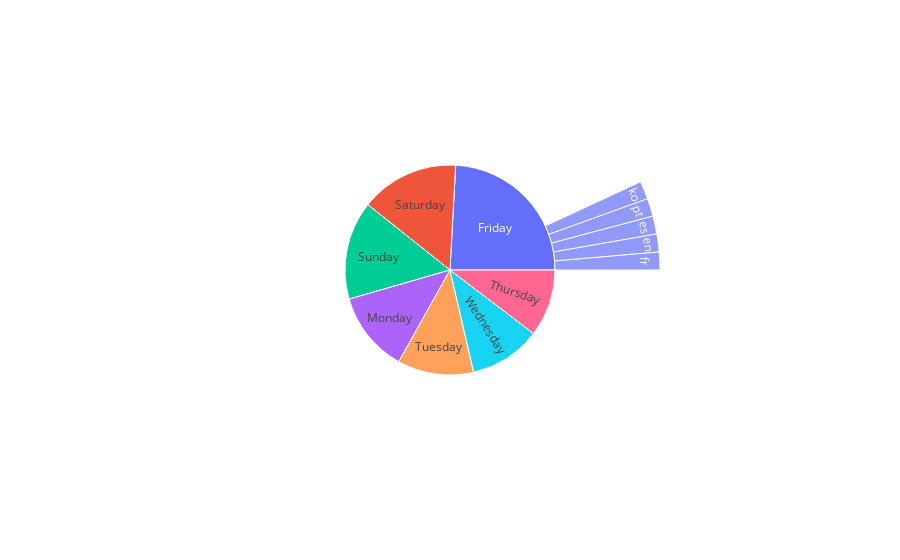

Here is the notebook cell this chart was saved with:
### Code cell
fig = px.sunburst(
    data,
    names='days',
    parents='parent',
    values='value',
)
fig.show()

### Figure 1 — Plotly figure (JSON) as saved in the notebook; plotly's stock layout.template omitted (floating-point values rounded to 4 significant figures)
{"data": [{"domain": {"x": [0, 1], "y": [0, 1]}, "hovertemplate": "days=%{label}<br>value=%{value}<br>parent=%{parent}<extra></extra>", "labels": ["Monday", "Tuesday", "Wednesday", "Thursday", "Friday", "Saturday", "Sunday", "fr", "en", "es", "pt", "ko", "fr", "en", "es", "pt", "ko", "fr", "en", "es", "pt", "ko", "fr", "en", "es", "pt", "ko", "fr", "en", "es", "pt", "ko", "fr", "en", "es", "pt", "ko", "fr", "en", "es", "pt", "ko"], "name": "", "parents": ["", "", "", "", "", "", "", "Monday", "Monday", "Monday", "Monday", "Monday", "Tuesday", "Tuesday", "Tuesday", "Tuesday", "Tuesday", "Wednesday", "Wednesday", "Wednesday", "Wednesday", "Wednesday", "Thursday", "Thursday", "Thursday", "Thursday", "Thursday", "Friday", "Friday", "Friday", "Friday", "Friday", "Saturday", "Saturday", "Saturday", "Saturday", "Saturday", "Sunday", "Sunday", "Sunday", "Sunday", "Sunday"], "type": "sunburst", "values": [10, 14, 12, 10, 50, 20, 18, 10, 4, 4, 4, 4, 4, 4, 4, 4, 4, 4, 4, 4, 4, 4, 4, 4, 4, 4, 4, 4, 4, 4, 4, 4, 4, 4, 8, 4, 4, 4, 4, 4, 4, 10]}], "layout": {"legend": {"tracegroupgap": 0}, "margin": {"t": 60}}}
